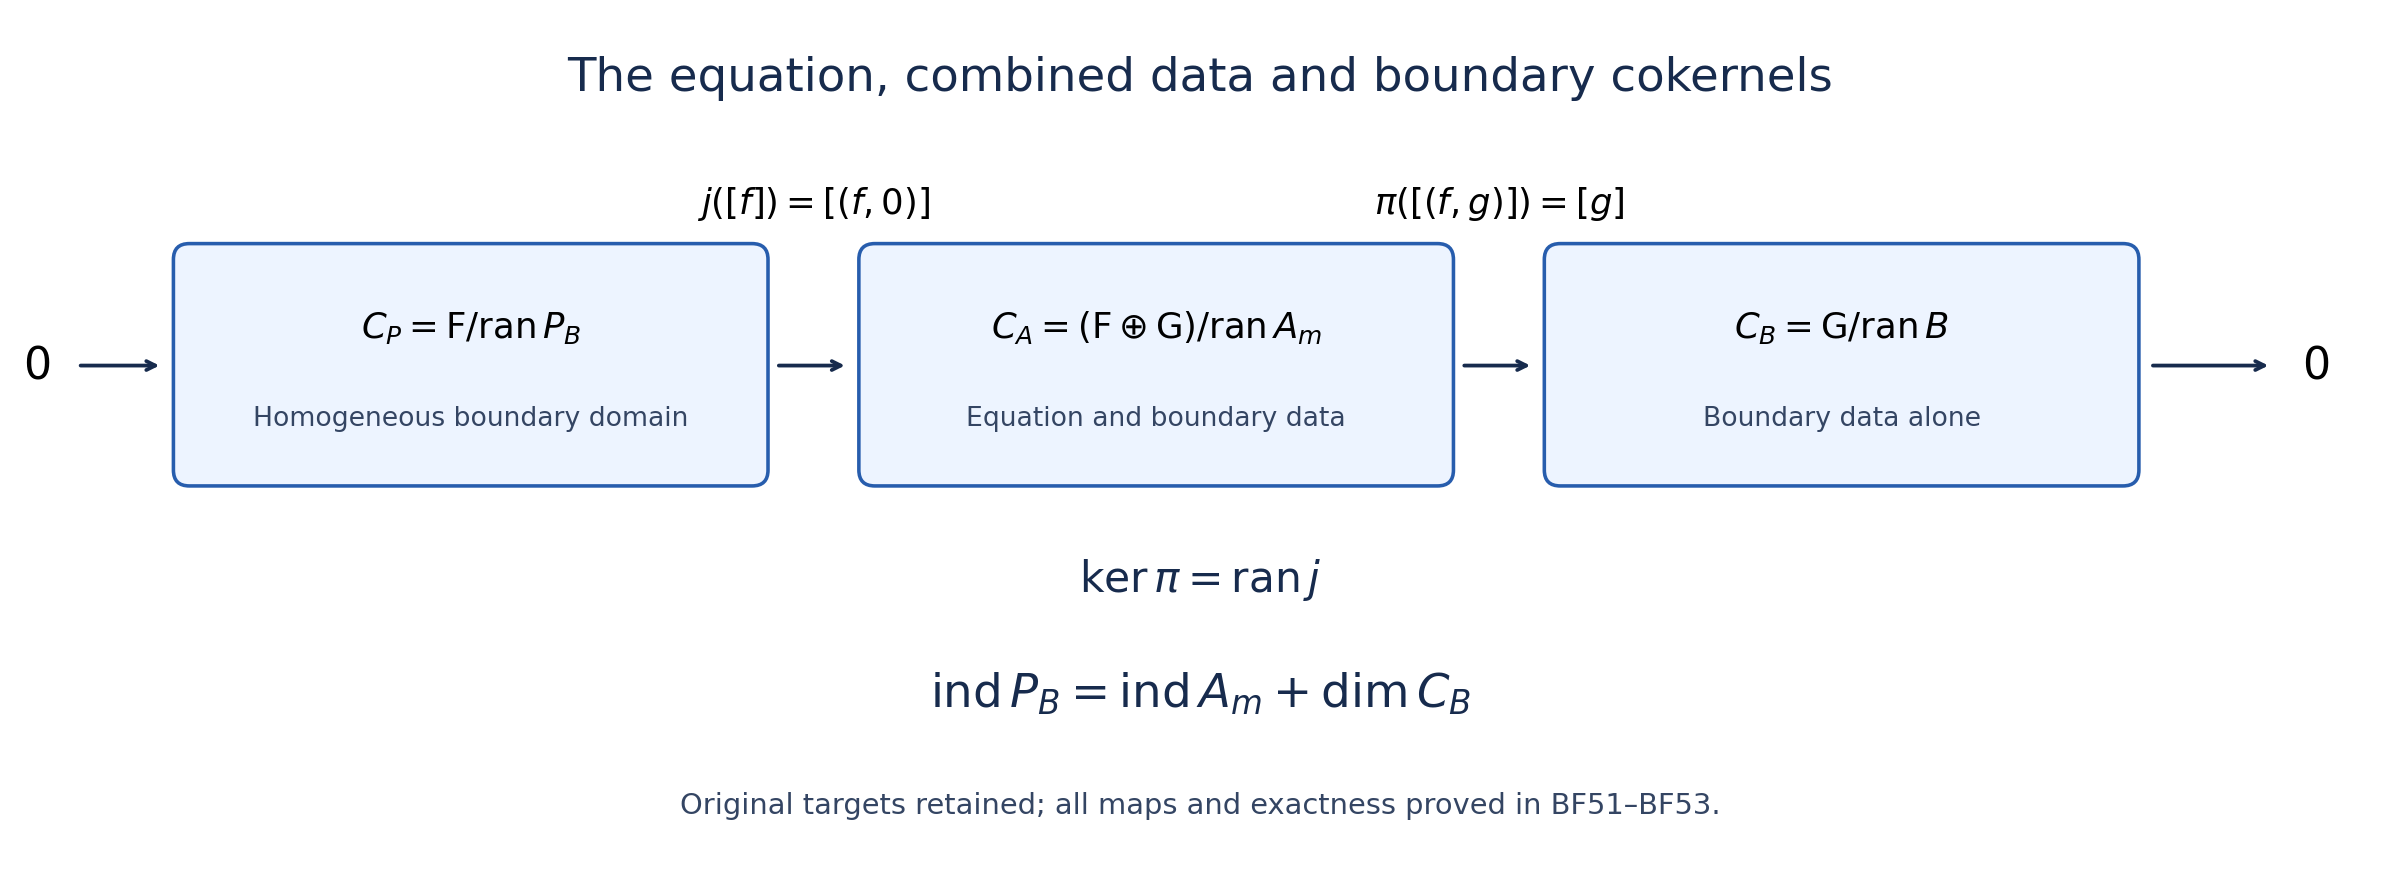

This chart was generated by the following Python code:
"""Exact quotient maps proved in the boundary Fredholm lesson, BF51--BF53."""
from pathlib import Path
import matplotlib
matplotlib.use('Agg')
import matplotlib.pyplot as plt
from matplotlib.patches import FancyBboxPatch

root = Path(__file__).resolve().parent
fig, ax = plt.subplots(figsize=(15, 5.5), dpi=160)
fig.patch.set_facecolor('white')
ax.set_facecolor('white')
ax.set_xlim(0, 15)
ax.set_ylim(0, 5.5)
ax.axis('off')
ax.text(7.5, 5.03, 'The equation, combined data and boundary cokernels',
        ha='center', va='center', fontsize=21, color='#172b4d')
rows = [
    (1.1, r'$C_P=\mathsf{F}/\mathrm{ran}\,P_B$', 'Homogeneous boundary domain'),
    (5.4, r'$C_A=(\mathsf{F}\oplus\mathsf{G})/\mathrm{ran}\,A_m$', 'Equation and boundary data'),
    (9.7, r'$C_B=\mathsf{G}/\mathrm{ran}\,B$', 'Boundary data alone'),
]
for x, formula, label in rows:
    ax.add_patch(FancyBboxPatch((x, 2.5), 3.65, 1.45,
        boxstyle='round,pad=0.04,rounding_size=0.1',
        facecolor='#edf4ff', edgecolor='#275dad', linewidth=1.6))
    ax.text(x+1.825, 3.46, formula, ha='center', va='center', fontsize=16)
    ax.text(x+1.825, 2.88, label, ha='center', va='center', fontsize=12, color='#344563')
arrows=[(0.45, 1.0), (4.83, 5.3), (9.13, 9.6), (13.45, 14.23)]
for start, end in arrows:
    ax.annotate('', xy=(end, 3.22), xytext=(start, 3.22),
        arrowprops=dict(arrowstyle='->', lw=1.7, color='#172b4d'))
ax.text(0.2, 3.22, r'$0$', ha='center', va='center', fontsize=20)
ax.text(14.5, 3.22, r'$0$', ha='center', va='center', fontsize=20)
ax.text(5.075, 4.18, r'$j([f])=[(f,0)]$', ha='center', fontsize=16)
ax.text(9.375, 4.18, r'$\pi([(f,g)])=[g]$', ha='center', fontsize=16)
ax.text(7.5, 1.79, r'$\ker\pi=\mathrm{ran}\,j$', ha='center', fontsize=19, color='#172b4d')
ax.text(7.5, 1.06, r'$\mathrm{ind}\,P_B=\mathrm{ind}\,A_m+\dim C_B$',
        ha='center', fontsize=21, color='#172b4d')
ax.text(7.5, 0.39, 'Original targets retained; all maps and exactness proved in BF51–BF53.',
        ha='center', fontsize=13, color='#344563')
fig.tight_layout(pad=0.2)
fig.savefig(root/'boundary-cokernel-sequence.svg', facecolor='white')
fig.savefig(root/'boundary-cokernel-sequence.png', facecolor='white')
plt.close(fig)
